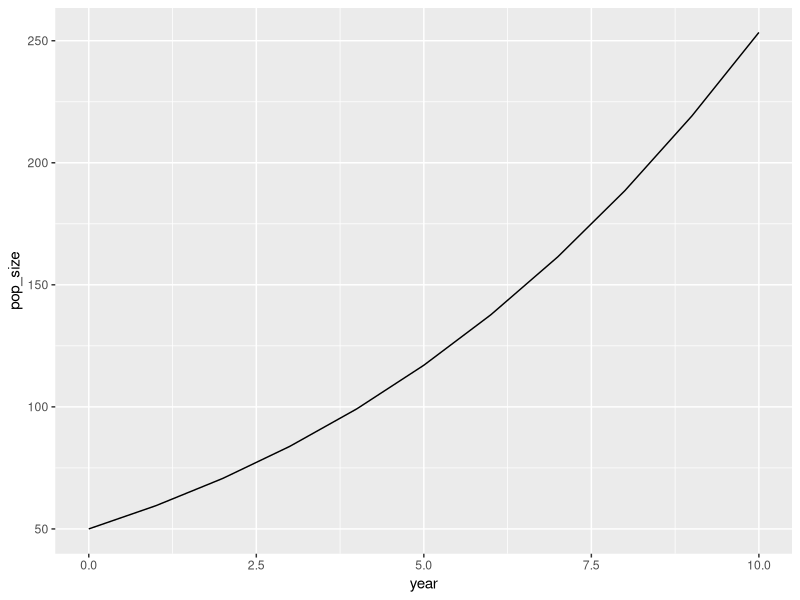
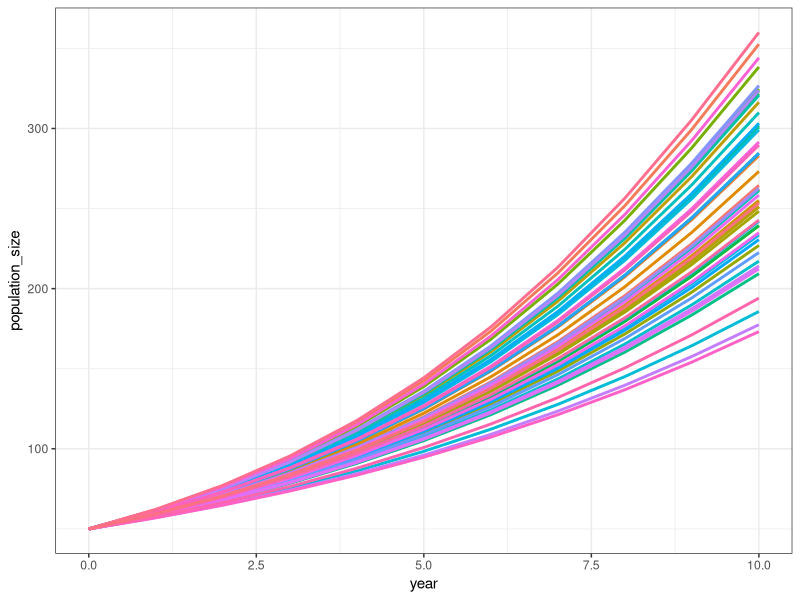
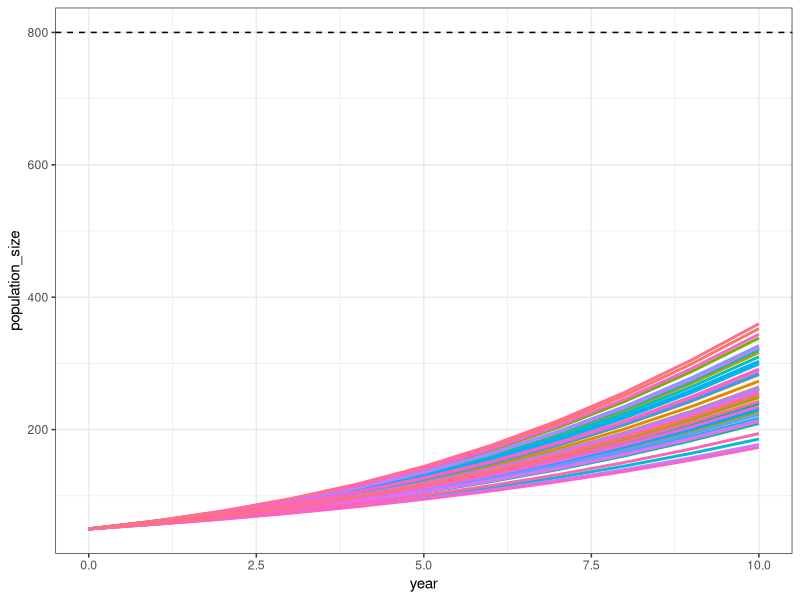
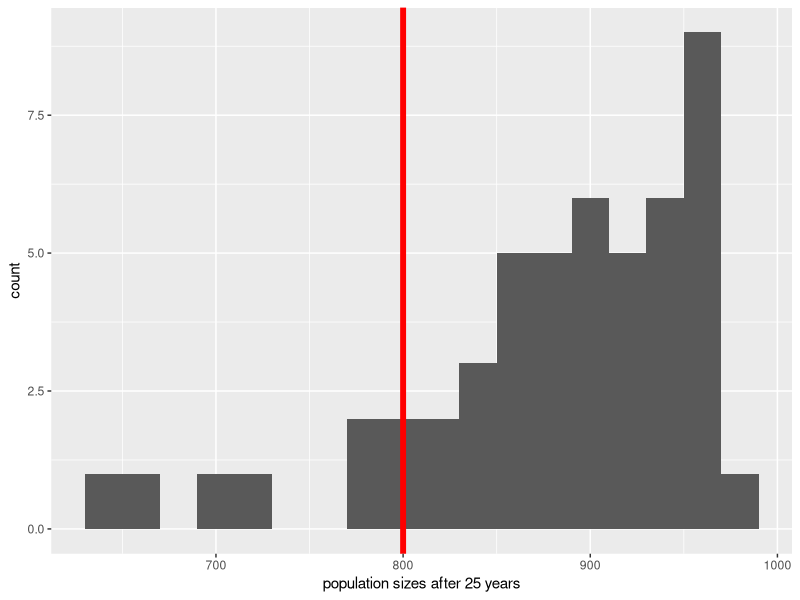
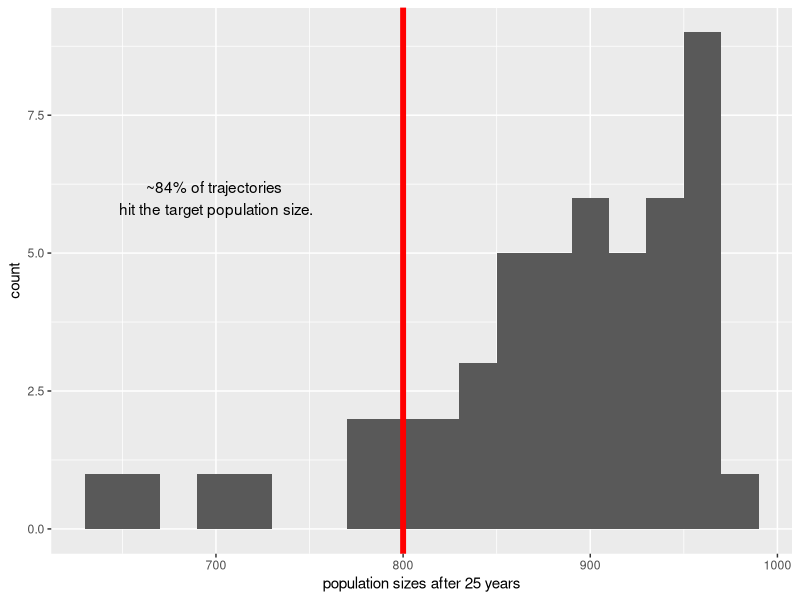

Source code (R) for these figures, in order:
# Quantitative Methods in Ecology and Evolution, Homework 6
# Nathan Lin, Evan Peepo, and Jillian Neece
# October 9, 2025
# Coding in R 4: ggplot

# Initial setup
library(ggplot2)

# For the sake of graph consistency later this controls the RNG
set.seed(4)

hellbender_mean_r <- 0.2
hellbender_K <- 1000
hellbender_N0 <- 50

### Objective 1
# Question 1a - simulate the population growth
sim_log_growth <- function(how_many_years, N0_starting_pop_size, r_growth_rate, K_carrying_capacity) {
  # Returns a vector of 11 values for initial population size + size over the next however many years
  # Make our pop sizes vector (make sure it's numeric not character otherwise the numbers will be characters)
  pop_sizes <- c()
  # Stick initial pop size in there first
  pop_sizes[1] <- N0_starting_pop_size
  # We can also just do i-1 in the for loop and not need this
  previous_pop_size <- N0_starting_pop_size
  # For loop for the next 10 years
  for (i in 2:(how_many_years + 1)){
    next_pop_size <- previous_pop_size + (r_growth_rate * previous_pop_size * (1 - (previous_pop_size / K_carrying_capacity)))
    pop_sizes[i] <- next_pop_size
    previous_pop_size <- next_pop_size
  }
  return(pop_sizes)
}

ten_year_hellbenders <- sim_log_growth(10, hellbender_N0, hellbender_mean_r, hellbender_K)

# Question 1b - plot the time series
hellbenders_df <- data.frame(year=0:10, pop_size=ten_year_hellbenders)
hellbenders_10_year_graph <- ggplot(data=hellbenders_df, mapping=aes(x=year, y=pop_size)) + geom_line()
hellbenders_10_year_graph

### Objective 2
# Question 2a - simulate 50 different times using normal distribution of r (mean=0.2, sd=0.03)
different_r_values <- rnorm(50, mean=0.2, sd=0.03)
simulate_50_times <- list()
for (i in 1:50) {
  one_simulation <- sim_log_growth(10, hellbender_N0, different_r_values[i], hellbender_K)
  simulate_50_times[[i]] <- one_simulation
}

# We're going to have column names for each extra simulation
extra_sim_names <- paste("extra_sim_", 1:50, sep="")
names(simulate_50_times) <- extra_sim_names
simulate_50_times

# Question 2b - graph it 
library(dplyr)
library(tidyr)

# Made our 50 simulation values a wide dataframe
df_50_sims <- do.call(cbind.data.frame, simulate_50_times) %>% mutate(year=0:10)

# Join the two dataframes
new_hellbenders_df <- left_join(hellbenders_df, df_50_sims, by=join_by(year))

# ggplot prefers long format than wide
hellbenders_long_format <- new_hellbenders_df %>% pivot_longer(cols=!contains("year"), names_to="simulation", values_to="population_size")

# Graph it at last
hellbenders_possible_time_series <- ggplot(hellbenders_long_format, aes(x=year, y=population_size, color=simulation)) + 
  geom_line(linewidth=1) + theme_bw() + theme(legend.position="none")
hellbenders_possible_time_series

# Try out geom_ribbon with a min and max


### Objective 3
# Question 3a - horizontal dashed line for target size
hellbenders_possible_time_series + geom_hline(yintercept=800, linetype="dashed")

# Question 3b - histogram for 25 years from now
# Just making a function since I like organizing my work into those
sim_log_growth_50_times <- function() {
  simulation_endpoints <- numeric(50)
  for (i in 1:50) {
    sim_values <- sim_log_growth(how_many_years=25, N0_starting_pop_size=50, r_growth_rate=different_r_values[i], K_carrying_capacity=hellbender_K)
    endpoint <- sim_values[26]
    simulation_endpoints[i] <- endpoint
  }
  return(simulation_endpoints)
}

# Run the simulation
simulation_endpoints_25_years <- sim_log_growth_50_times()

# Plotting with red line
pop_sizes_in_25_years <- ggplot() + geom_histogram(aes(simulation_endpoints_25_years), binwidth=20) + geom_vline(colour="red", linewidth=2, xintercept=800) + labs(x="population sizes after 25 years")
pop_sizes_in_25_years

# Question 3c - what fraction meets that target
# Calculate percent
what_percent <- sum(simulation_endpoints_25_years >= 800) / 50 * 100
# Add an annotation
annotated_pop_sizes_25_years <- pop_sizes_in_25_years + annotate("text", x=700, y=6, label=paste("~", what_percent, "% of trajectories \nhit the target population size.", sep="")) + labs(y="count")
annotated_pop_sizes_25_years
